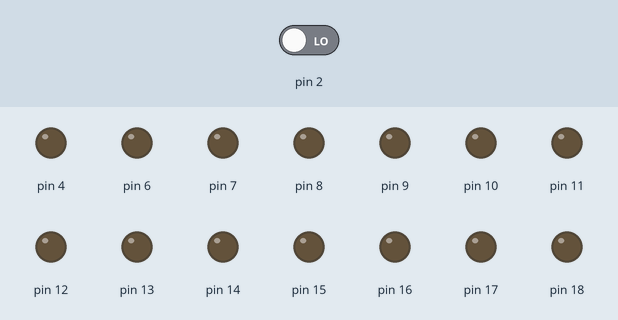
A sketch run on a simulated Arduino Mega 2560, built with avr-gcc and run on an emulated ATmega2560. On the bench: output pins drawn as LEDs (lit = HIGH). Inputs (shaded band) come from the test bench; at power-on: pin 2 LOW.

Above: at 1.2 s.
1.3 s: pin 2 driven HIGH
At 1.9 s:
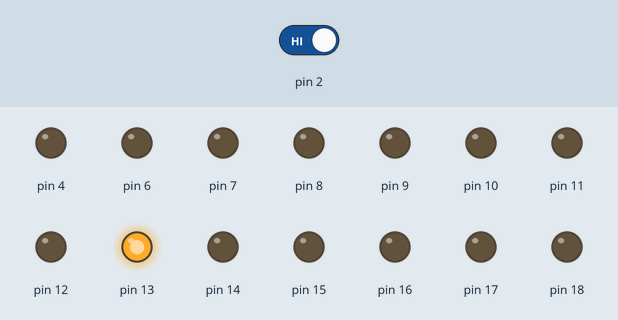
2.8 s: pin 2 driven LOW
At 4.2 s:
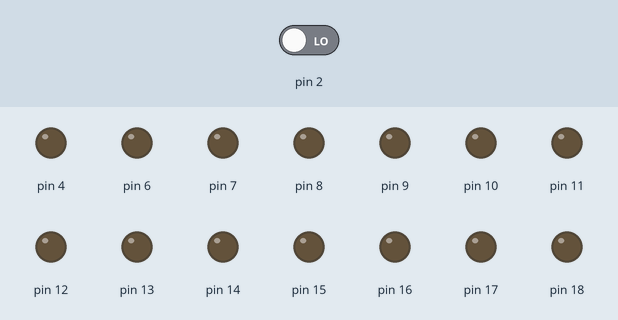
Timing chart, 0 to 5.8 s (numbered marks = the images above; inputs shaded):
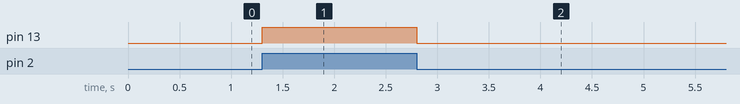

Measured:
- after the input at 1.3 s, pin 13: LOW → HIGH at once
- after the input at 2.8 s, pin 13: HIGH → LOW at once

The sketch:

externalInterrupt.ino
```cpp
// Goal: External/Timer-based interrupt service routines

// MSK Registers: to select which pins trigger interrupts
//

bool stat = false;


void setup() {
  // put your setup code here, to run once:

  // External interrupt on INT4 == D2 == OC3B
  // On any edge

  // DIRECTION AND LOW

  //set as output ports A C L B K F H D G J
  DDRA = DDRC = DDRL = DDRB = DDRK = DDRF = DDRH = DDRD = DDRG = DDRJ = 0xFF;

  //low signal on all of them
  PORTA = PORTC = PORTL = PORTB = PORTK = PORTF = PORTH = PORTD = PORTG = PORTJ = 0x00;

  pinMode(13, OUTPUT);

  noInterrupts();

  //External Interrupt Control Register B --> sense control bits
  EICRB = bit (ISC40); // Any logical change
  //EICRB = bit (ISC41); // falling edge
  //EICRB = bit (ISC40) | bit (ISC41); // rising edge

  // External Interrupt Mask Register --> enable bits
  EIMSK = bit (INT4);

  // External Interrupt Flag Register --> status of interupt
  // Auto cleared, but can be manually cleared by writing a logical 1
  // ie EIFR = bit (INTF4)

  interrupts();
}


// INTERRUPT VECTOR
ISR(INT4_vect) {
  if (stat == true) {
    digitalWrite(13, LOW);
    stat = false;
  }
  else {
    digitalWrite(13, HIGH);
    stat = true;
  }
}

void loop() {
  // put your main code here, to run repeatedly:

}
```
